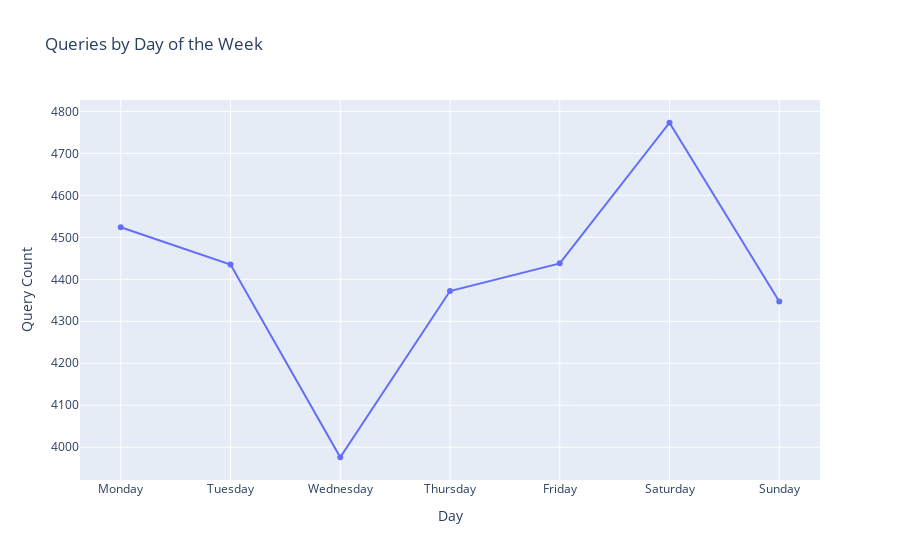

Notebook code for this chart:
### Code cell
df['DayOfWeek'] = df['CreatedOn'].dt.day_name()

dow_trend = df['DayOfWeek'].value_counts().reindex(
    ['Monday', 'Tuesday', 'Wednesday', 'Thursday', 'Friday', 'Saturday', 'Sunday']
).reset_index()
dow_trend.columns = ['Day', 'Query Count']

fig4 = px.line(dow_trend, x='Day', y='Query Count', title='Queries by Day of the Week', markers=True)
fig4.show()

### Figure 1 — Plotly figure (JSON) as saved in the notebook; plotly's stock layout.template omitted (floating-point values rounded to 4 significant figures)
{"data": [{"hovertemplate": "Day=%{x}<br>Query Count=%{y}<extra></extra>", "legendgroup": "", "line": {"color": "#636efa", "dash": "solid"}, "marker": {"symbol": "circle"}, "mode": "lines+markers", "name": "", "orientation": "v", "showlegend": false, "type": "scatter", "x": ["Monday", "Tuesday", "Wednesday", "Thursday", "Friday", "Saturday", "Sunday"], "xaxis": "x", "y": [4524, 4435, 3976, 4372, 4438, 4773, 4347], "yaxis": "y"}], "layout": {"legend": {"tracegroupgap": 0}, "title": {"text": "Queries by Day of the Week"}, "xaxis": {"anchor": "y", "domain": [0, 1], "title": {"text": "Day"}}, "yaxis": {"anchor": "x", "domain": [0, 1], "title": {"text": "Query Count"}}}}
